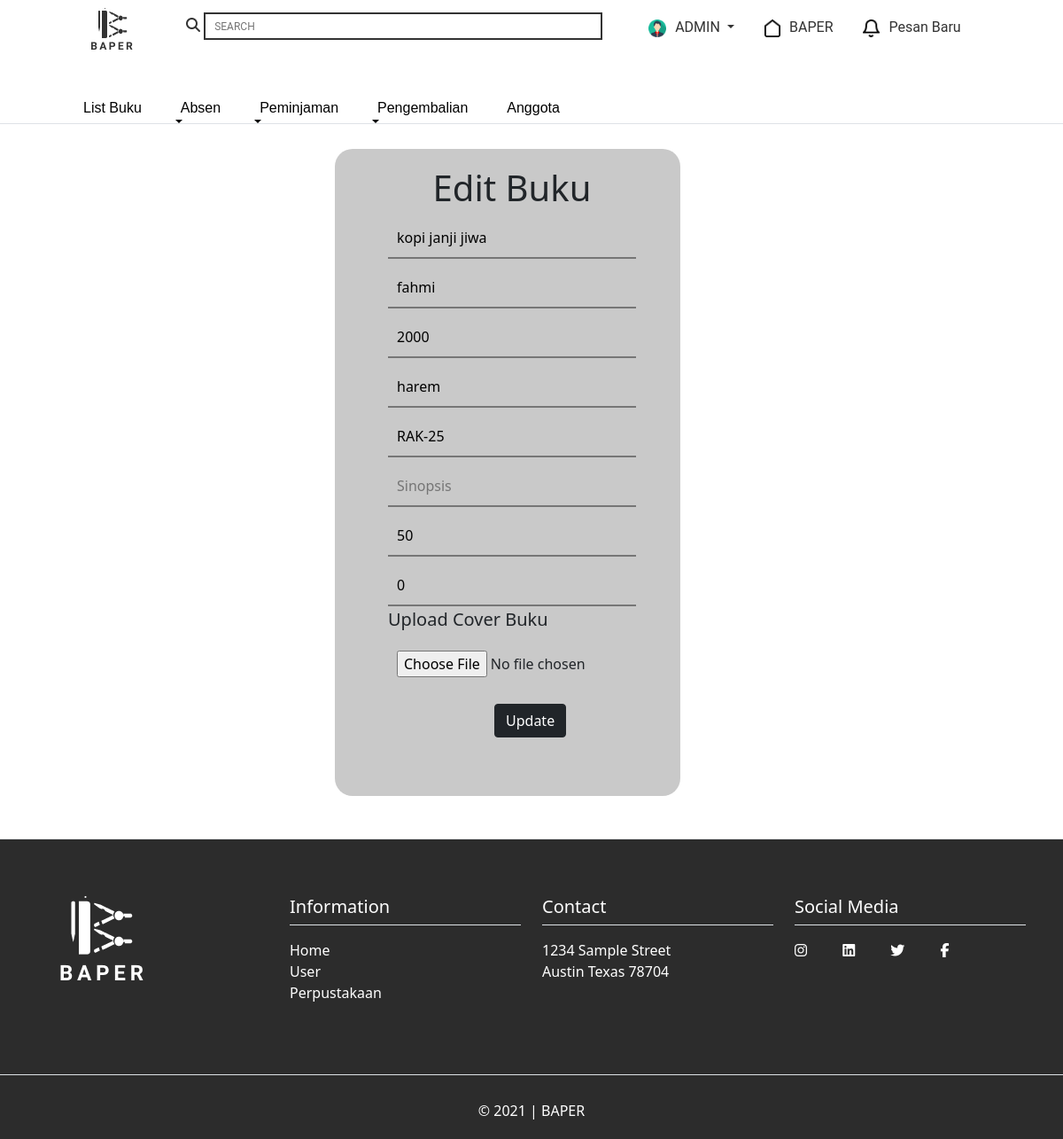
The app's page /edit_buku.php?id=1 (signed in) with its own data.
### tables this page shows
CREATE TABLE `buku` (
  `id_buku` int(11) NOT NULL,
  `penulis` varchar(50) NOT NULL,
  `judul` varchar(50) NOT NULL,
  `jumlah_copy` int(11) NOT NULL,
  `stok_tersedia` int(11) NOT NULL DEFAULT 0,
  `kategori` varchar(50) NOT NULL,
  `letak_buku` varchar(50) NOT NULL,
  `tahun_terbit` int(11) NOT NULL,
  `gambar_buku` varchar(50) NOT NULL
);

### edit_buku.php (the view, shortened to what this page needs)
<?php
include('./db_login.php');
if (isset($_GET['id'])) {
    $id = $_GET['id'];
};
if (isset($_POST['edit'])) {
    $judul = $_POST['judul'];
    $penulis = $_POST['penulis'];
    $tahunterbit = $_POST['tahun-terbit'];
    $kategori = $_POST["kategori"];
    $letakbuku = $_POST["letak-buku"];
    $sinopsis = $_POST["sinopsis"];
    $jumlahcopy = $_POST['copybuku'];
    $stokada = $_POST['stokada'];
    $gambarbuku = $_FILES['gambar-buku']['name'];
    $path = $_FILES['gambar-buku']['tmp_name'];
    move_uploaded_file($path, './Front end/image/' . $gambarbuku);
    if ($gambarbuku != '') {
        $query = $db->query('UPDATE buku SET penulis="'.$penulis.'",judul="'.$judul.'",sinopsis="'.$sinopsis.'",jumlah_copy="'.$jumlahcopy.'",kategori="'.$kategori.'",letak_buku="'.$letakbuku.'",tahun_terbit="'.$tahunterbit.'",gambar_buku="'.$gambarbuku.'",stok_tersedia='.$stokada.' WHERE id_buku=' . $id);
    } else {
        $query = $db->query('UPDATE buku SET penulis="'.$penulis.'",judul="'.$judul.'",sinopsis="'.$sinopsis.'",jumlah_copy="'.$jumlahcopy.'",kategori="'.$kategori.'",letak_buku="'.$letakbuku.'",tahun_terbit="'.$tahunterbit.'",gambar_buku="book.png",stok_tersedia='.$stokada.' WHERE id_buku=' . $id);
    }
    echo $query;
    if (!$query) {
        die($query . $db->error);
    } else {
        $db->close();
        header('location: ./index_admin.php?berhasil=edit');
    }
} else {
    $query = $db->query('select * from buku where id_buku=' . $id);
    if (!$query) {
        die($db->error);
    } else {
        while ($row = $query->fetch_object()) {
            $judul = $row->judul;
            $penulis = $row->penulis;
            $tahunterbit = $row->tahun_terbit;
            $jumlahcopy = $row->jumlah_copy;
            $stokada = $row->stok_tersedia;
            $kategori = $row->kategori;
            $letakbuku = $row->letak_buku;
            $sinopsis = $row->sinopsis;
        }
    }
}
?>
<!DOCTYPE html>
<html lang="en">
<head>
    <link href="https://cdn.jsdelivr.net/npm/bootstrap@5.1.3/dist/css/bootstrap.min.css" rel="stylesheet" />
    <link rel="stylesheet" href="Front end/style/edit_buku.css" />
</head>
<body>
    <?php
    include('nav_admin.php');
    ?>
    <header>
        <div class="container" style="padding-top: 12%; padding-left: 29%;">
            <div class="bg-tmb">
                <div class="tmb-buku">
                    <div class="row">
                        <form action="<?php $_SERVER['PHP_SELF'] ?>" method="POST" enctype="multipart/form-data">
                            <div class="hd-tmb">
                                <div class="col">
                                    <h1>Edit Buku</h1>
                                </div>
                            </div>
                            <div class="tmb" style="padding-left: 10%; padding-right: 10%;">
                                <div class="col">
                                    <input type="text" placeholder="Judul Buku" name="judul" value="<?= $judul?>">
                                </div>
                                <div class="col">
                                    <input type="text" placeholder="Penulis" name="penulis" value="<?= $penulis?>">
                                </div>
                                <div class="col">
                                    <input type="text" placeholder="Tahun Terbit" name="tahun-terbit" value="<?= $tahunterbit?>">
                                </div>
                                <div class="col">
                                    <input type="text" placeholder="Kategori" name="kategori" value="<?= $kategori?>">
                                </div>
                                <div class="col">
                                    <input type="text" placeholder="Letak Buku" name="letak-buku" value="<?= $letakbuku?>">
                                </div>
                                <div class="col">
                                    <input type="text" placeholder="Sinopsis" name="sinopsis" value="<?= $sinopsis?>">
                                </div>
                                <div class="col">
                                    <input type="text" placeholder="Jumlah Copy" name="copybuku" value="<?= $jumlahcopy?>">
                                </div>
                                <div class="col">
                                    <input type="text" placeholder="Stok Tersedia" name="stokada" value="<?= $stokada?>">
                                </div>
                                <div class="col">
                                    <p>Upload Cover Buku</p>
                                    <input type="file" name="gambar-buku">
                                </div>
                                <div class="col" style="padding-left: 120px;">
                                    <button type="submit" name="edit" class="btn btn-dark">Update</button>
                                </div>
                            </div>
                        </form>
                    </div>
                </div>
            </div>
        </div>
    </header>
    <?php
    include('footer.php')
    ?>
</body>
</html>

### Front end/style/edit_buku.css (style rules this page uses)
.bg-tmb { background-color: #C9C9C9; border-radius: 20px; padding: 20px 15px; width: 50%; }
.tmb-buku { -webkit-box-orient: horizontal; -webkit-box-direction: normal; -ms-flex-direction: row; flex-direction: row; -webkit-box-pack: start; -ms-flex-pack: start; justify-content: start; margin-bottom: 30px; margin-left: 10px; }
.hd-tmb { text-align: center; }
.tmb input { border-top: 0px; border-left: 0px; border-right: 0px; display: block; background-color: #C9C9C9; max-width: 740px; width: 100%; margin-top: 10px; padding: 10px 10px; outline: none; }
.tmb p { font-size: 20px; margin-bottom: 5px; }
.tmb button { margin-top: 20px; }

### records on screen
buku: judul "kopi janji jiwa", penulis "fahmi", tahun-terbit "2000", kategori "harem", letak-buku "RAK-25", copybuku "50", stokada "0"
